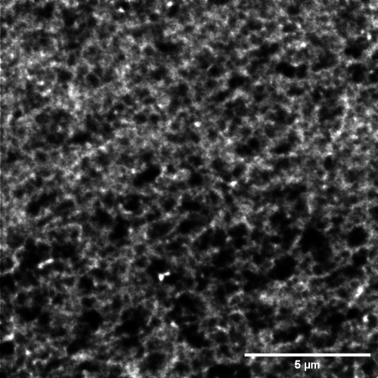
#> input picture archive/1carr-96etoh-alexa-sted-decon.tif, 378 x 378 px, given in place of cheese_gel.avi, which was not available
$ jupyter execute --allow-errors processVideo.ipynb
#> lines starting #> are read from the running program, lines starting #| are printed output that depends on the picture; after the words box and inside, x2 and y2 are one past the last pixel; in counts of white or black regions, pixels touching at a corner belong together; pictures that were not available may be replaced by others from this repository, and a replacement may not be noted
#> further down, frame is the input picture: shape (378, 378, 3); min 0, max 255, mean 56.5
### src/preprocessing.py
from skimage import io, morphology, filters
from skimage.color import rgb2gray, rgba2rgb
from skimage.morphology import label
from skimage.segmentation import clear_border
import numpy as np
import cv2


def biasField(I, mask):
    (rows,cols) = I.shape
    r, c = np.meshgrid(list(range(rows)), list(range(cols)))
    rMsk = r[mask].flatten()
    cMsk = c[mask].flatten()
    VanderMondeMsk = np.array([rMsk*0+1, rMsk, cMsk, rMsk**2, rMsk*cMsk, cMsk**2]).T
    ValsMsk = I[mask].flatten()
    coeff, residuals, rank, singularValues = np.linalg.lstsq(VanderMondeMsk, ValsMsk, rcond=-1)
    VanderMonde = np.array([r*0+1, r, c, r**2, r*c, c**2]).T
    J = np.dot(VanderMonde, coeff) # @ operator is a python 3.5 feature!
    J = J.reshape((rows,cols)).T
    return(J)


def resize(arr, size=None, corner=None):
    """Resizes array or ensures that dimensions are the same"""
    start, end = None, None
    min_size = min(arr.shape[0], arr.shape[1])
#> min_size = 378
    if not size:
        start = 0
        end = min_size
#> end = 378
    elif not corner:
        start = (min_size - size) // 2
        end = start + size
    else:
        start = corner
        end = corner + size
    return arr[start:end, start:end]


def preprocess(image, threshold, smooth=1, clear_borders=False):
#> called with threshold = 0.2, smooth = 1, clear_borders = False
    imFilt = filters.gaussian(image, smooth)

    imThresh = imFilt > threshold
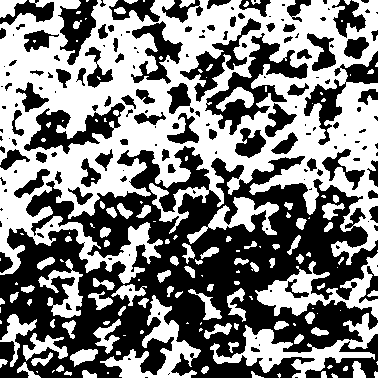
#> imThresh: shape (378, 378) bool; 50% white; 175 black regions (88 under 20 px), largest, box (x1, y1, x2, y2) and area: (0, 146, 378, 378) 46052, (205, 33, 308, 135) 2938, (24, 103, 125, 154) 2085

    B = biasField(imFilt, imThresh)
#> in biasField, `coeff, residuals, rank, singularValues = np.linalg.lstsq(VanderMondeMs..`: coeff = [0.384, -0.000314, -0.000324, 5.99e-07, 6.1e-07, 3.84e-07]; residuals = [913.3]; rank = 6; singularValues = [22758182.5, 11040823, 3240358, 16554.1, 7732, 57.35]
#> in biasField, `J = np.dot(VanderMonde, coeff)`:
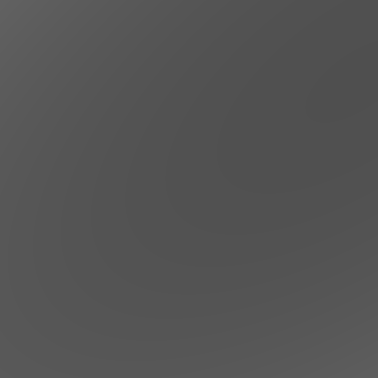
#> J: shape (378, 378) float64; min 0.313, max 0.384, mean 0.332
    imBias = imFilt - B + B.mean()

    imBiasThresh = imBias > threshold
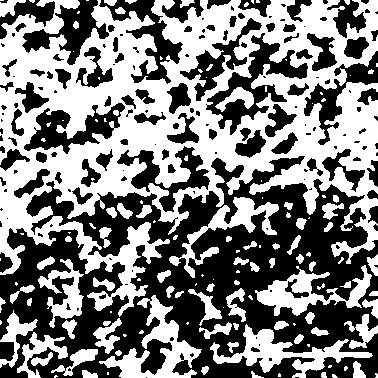
#> imBiasThresh: shape (378, 378) bool; 50% white; 166 black regions (82 under 20 px), largest, box (x1, y1, x2, y2) and area: (0, 156, 378, 378) 43925, (206, 33, 308, 135) 2930, (24, 103, 125, 154) 2155

    if clear_borders:
        imBiasThresh = clear_border(imBiasThresh)

    labels = label(imBiasThresh)
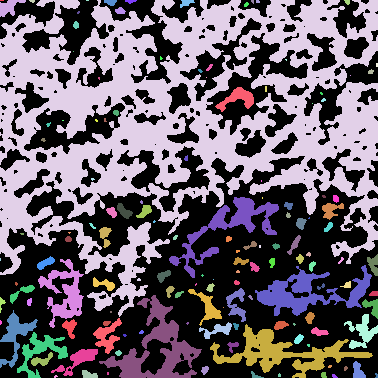
#> labels: shape (378, 378) int32; 139 distinct labels, from 0 to 138; one colour per label, 0 black
    return labels


# [31 lines left out: functions process_image, get_video, not called in this run]


def process_video(path, threshold=None, smooth=1, skip_size=1, size=None):
    video = cv2.VideoCapture(path)
    frames = []
    frame_count = 0

    while True:
        ret, frame = video.read()
        if not ret:
            break
        if frame_count % skip_size == 0:
            im = rgb2gray(frame)
            im = resize(im, size)
            im = preprocess(im, threshold, smooth=smooth)
            frames.append(im)
        frame_count += 1

    video.release()

    frames_array = np.array(frames)
    return frames_array

### archive/processVideo.ipynb
[cell 1]
import cv2
from math import ceil
import numpy as np
from skimage.color import rgb2gray, rgba2rgb, label2rgb
from skimage.measure import regionprops
import matplotlib.pyplot as plt
from matplotlib import patches
from scipy import ndimage
from src.preprocessing import process_video
plt.rcParams['image.cmap'] = 'gray'

[cell 2]
# Open the video file
video = cv2.VideoCapture('images/cheese_gel.avi')

[cell 3]
length, height, width = int(video.get(cv2.CAP_PROP_FRAME_COUNT)), int(video.get(cv2.CAP_PROP_FRAME_HEIGHT)), int(video.get(cv2.CAP_PROP_FRAME_WIDTH))
print( length )
skip_size = 1

frames = np.zeros(shape=(ceil(length / skip_size), height, width))
frame_count = 0

#> (the rest of this cell did not finish here and is left out)

[cell 4]
fig, ax = plt.subplots(1,3, figsize=(15,5))
ax[0].imshow(frames[0])
ax[0].set_title('Frame: 0')
ax[0].axis('off')
#> (the rest of this cell did not finish here and is left out)
